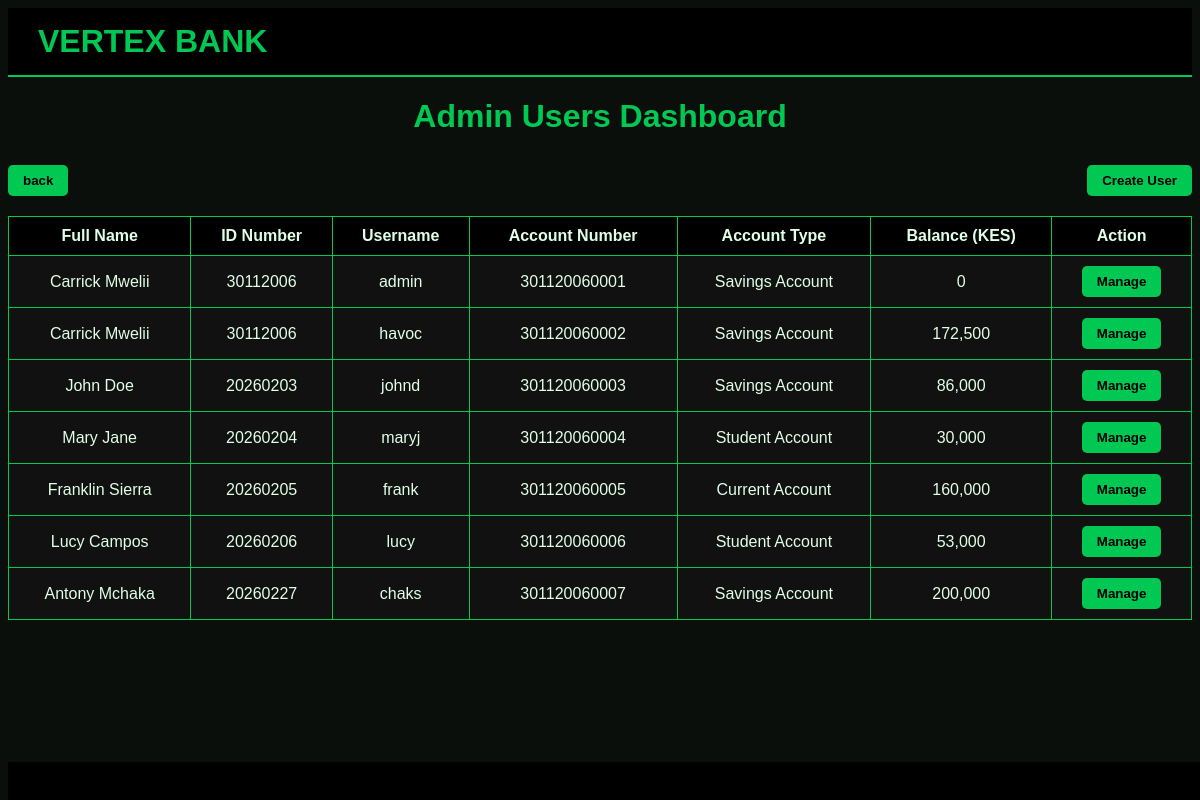
Screenshot of /view_users with the database file from the repository.
### tables this page shows
CREATE TABLE "users" (
	"id"	INTEGER,
	"username"	TEXT UNIQUE,
	"password"	TEXT,
	"first_name"	TEXT,
	"account_number"	TEXT,
	"account_type"	TEXT,
	"balance"	NUMERIC DEFAULT 0,
	"role"	TEXT,
	"last_name"	TEXT, id_number TEXT, status TEXT DEFAULT 'active',
	PRIMARY KEY("id" AUTOINCREMENT)
);

### app.py (the view)
@app.route('/view_users')
def view_users():
    conn = get_db()
    cur = conn.cursor()
    cur.execute("SELECT * FROM users")
    all_users = cur.fetchall()
    conn.close()
    return render_template('view_users.html', users=all_users)

### app.py (called while the page is built)
def get_db():
    conn = sqlite3.connect("bank.db")
    conn.row_factory = sqlite3.Row
    return conn

### templates/view_users.html (shortened to what this page needs)
<!DOCTYPE html>
<html lang="en">
<head>
</head>
<body>
<div class="navbar">
        <h1>VERTEX BANK</h1>
</div>
<h1>Admin Users Dashboard</h1>
<div class="top-actions">
    <button onclick="window.location.href='{{ url_for('admin_dashboard') }}'">back</button>
    <button onclick="window.location.href='{{ url_for('signup') }}'">Create User</button>
</div>
<table>
    <tr>
        <th>Full Name</th>
        <th>ID Number</th>
        <th>Username</th>
        <th>Account Number</th>
        <th>Account Type</th>
        <th>Balance (KES)</th>
        <th>Action</th>
    </tr>
    {% for user in users %}
    <tr>
        <td>{{ user['first_name'] }} {{ user['last_name'] }}</td>
        <td>{{ user['id_number'] }}</td>
        <td>{{ user['username'] }}</td>
        <td>{{ user['account_number'] }}</td>
        <td>{{ user['account_type'] }}</td>
        <td>{{ "{:,}".format(user['balance']) }}</td>
        <td>
            <button onclick="window.location.href='{{ url_for('manage_user',account_number=user.account_number) }}'">
                 Manage
            </button>
        </td>
    </tr>
    {% endfor %}
</table>
<div class="footer-marquee">
    <span>Banking at the Peak of Intelligence</span>
</div>
</body>
</html>

### templates/view_users.html (style rules this page uses)
body { background: #0b0f0c; color: #e0ffe6; font-family: Arial, sans-serif; padding: 0; }
.navbar { background: #000; padding: 15px 30px; display: flex; justify-content: space-between; align-items: center; border-bottom: 2px solid #00c853; }
.navbar h1 { color: #00c853; margin: 0; }
h1 { color: #00c853; text-align: center; margin-bottom: 30px; }
table { width: 100%; border-collapse: collapse; margin-bottom: 30px; }
th, td { border: 1px solid #00c853; padding: 10px; text-align: center; }
th { background: #000; }
td { background: #111; }
button { padding: 8px 15px; background: #00c853; border: none; border-radius: 5px; cursor: pointer; font-weight: bold; }
.top-actions { display: flex; justify-content: space-between; margin-bottom: 20px; }
.footer-marquee { position: fixed; bottom: 0; width: 100%; background: #000; color: #00c853; padding: 10px 0; font-weight: bold; white-space: nowrap; overflow: hidden; box-sizing: border-box; }
.footer-marquee span { display: inline-block; padding-left: 100%; animation: scroll 15s linear infinite; }

### rows the page displays
users: first_name "Carrick", last_name "Mwelii", id_number "30112006", username "admin", account_number "301120060001", account_type "Savings Account", balance "0"
users: first_name "Carrick", last_name "Mwelii", id_number "30112006", username "havoc", account_number "301120060002", account_type "Savings Account", balance "172,500"
users: first_name "John", last_name "Doe", id_number "20260203", username "johnd", account_number "301120060003", account_type "Savings Account", balance "86,000"
users: first_name "Mary", last_name "Jane", id_number "20260204", username "maryj", account_number "301120060004", account_type "Student Account", balance "30,000"
users: first_name "Franklin", last_name "Sierra", id_number "20260205", username "frank", account_number "301120060005", account_type "Current Account", balance "160,000"
users: first_name "Lucy", last_name "Campos", id_number "20260206", username "lucy", account_number "301120060006", account_type "Student Account", balance "53,000"
users: first_name "Antony", last_name "Mchaka", id_number "20260227", username "chaks", account_number "301120060007", account_type "Savings Account", balance "200,000"
